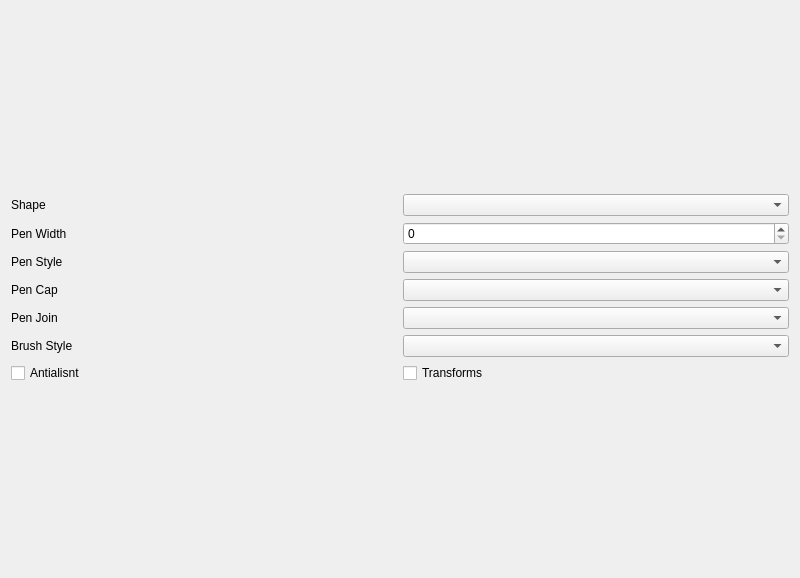
<?xml version="1.0" encoding="UTF-8"?>
<ui version="4.0">
 <class>Widget</class>
 <widget class="QWidget" name="Widget">
  <property name="geometry">
   <rect>
    <x>0</x>
    <y>0</y>
    <width>800</width>
    <height>578</height>
   </rect>
  </property>
  <property name="windowTitle">
   <string>Widget</string>
  </property>
  <layout class="QVBoxLayout" name="verticalLayout_2">
   <item>
    <layout class="QVBoxLayout" name="canvasLayout"/>
   </item>
   <item>
    <layout class="QVBoxLayout" name="verticalLayout">
     <item>
      <layout class="QHBoxLayout" name="horizontalLayout">
       <item>
        <widget class="QLabel" name="label">
         <property name="text">
          <string>Shape</string>
         </property>
        </widget>
       </item>
       <item>
        <widget class="QComboBox" name="shapeCombo"/>
       </item>
      </layout>
     </item>
     <item>
      <layout class="QHBoxLayout" name="horizontalLayout_2">
       <item>
        <widget class="QLabel" name="label_2">
         <property name="text">
          <string>Pen Width</string>
         </property>
        </widget>
       </item>
       <item>
        <widget class="QSpinBox" name="penWidthSpin"/>
       </item>
      </layout>
     </item>
     <item>
      <layout class="QHBoxLayout" name="horizontalLayout_3">
       <item>
        <widget class="QLabel" name="label_3">
         <property name="text">
          <string>Pen Style</string>
         </property>
        </widget>
       </item>
       <item>
        <widget class="QComboBox" name="penStyleCombo"/>
       </item>
      </layout>
     </item>
     <item>
      <layout class="QHBoxLayout" name="horizontalLayout_4">
       <item>
        <widget class="QLabel" name="label_4">
         <property name="text">
          <string>Pen Cap</string>
         </property>
        </widget>
       </item>
       <item>
        <widget class="QComboBox" name="penCapCombo"/>
       </item>
      </layout>
     </item>
     <item>
      <layout class="QHBoxLayout" name="horizontalLayout_5">
       <item>
        <widget class="QLabel" name="label_5">
         <property name="text">
          <string>Pen Join</string>
         </property>
        </widget>
       </item>
       <item>
        <widget class="QComboBox" name="penJoinCombo"/>
       </item>
      </layout>
     </item>
     <item>
      <layout class="QHBoxLayout" name="horizontalLayout_6">
       <item>
        <widget class="QLabel" name="label_6">
         <property name="text">
          <string>Brush Style</string>
         </property>
        </widget>
       </item>
       <item>
        <widget class="QComboBox" name="brushStyleCombo"/>
       </item>
      </layout>
     </item>
     <item>
      <layout class="QHBoxLayout" name="horizontalLayout_7">
       <item>
        <widget class="QCheckBox" name="antialisntChackBox">
         <property name="text">
          <string>Antialisnt</string>
         </property>
        </widget>
       </item>
       <item>
        <widget class="QCheckBox" name="transformsChackBox">
         <property name="text">
          <string>Transforms</string>
         </property>
        </widget>
       </item>
      </layout>
     </item>
    </layout>
   </item>
  </layout>
 </widget>
 <resources/>
 <connections/>
</ui>
